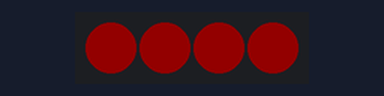
The program below on a simulated BBC micro:bit (MakeCode). Shown: 4 RGB LEDs in strip order, left to right. Dim RGB values are drawn brighter than linear.

Above: at 0.2 s.
At 0.7 s:
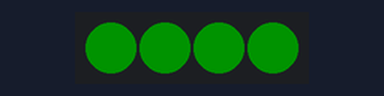
At 2.7 s:
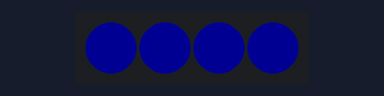
Timing chart, 0 to 3.5 s (numbered marks = the images above):
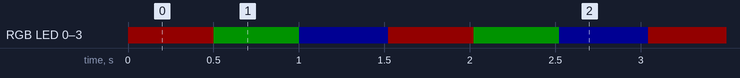

The program:

main.ts
```typescript
let strip = neopixel.create(DigitalPin.P8, 4, NeoPixelMode.RGB)
strip.setBrightness(20)
basic.forever(function () {
    strip.showColor(neopixel.colors(NeoPixelColors.Red))
    strip.show()
    basic.pause(500)
    strip.showColor(neopixel.colors(NeoPixelColors.Green))
    strip.show()
    basic.pause(500)
    strip.showColor(neopixel.colors(NeoPixelColors.Blue))
    strip.show()
    basic.pause(500)
})
```

test.ts
```typescript
// 在此处测试；当此软件包作为插件使用时，将不会编译此软件包。
```

Measured:
- by itself, RGB LED 0–3: repeats every 1.5 s: RGB(0, 19, 0) 0.50 s, RGB(0, 0, 19) 0.52 s, RGB(19, 0, 0) 0.50 s
- by itself, everything shown: repeats every 1.5 s, in 3 steps
